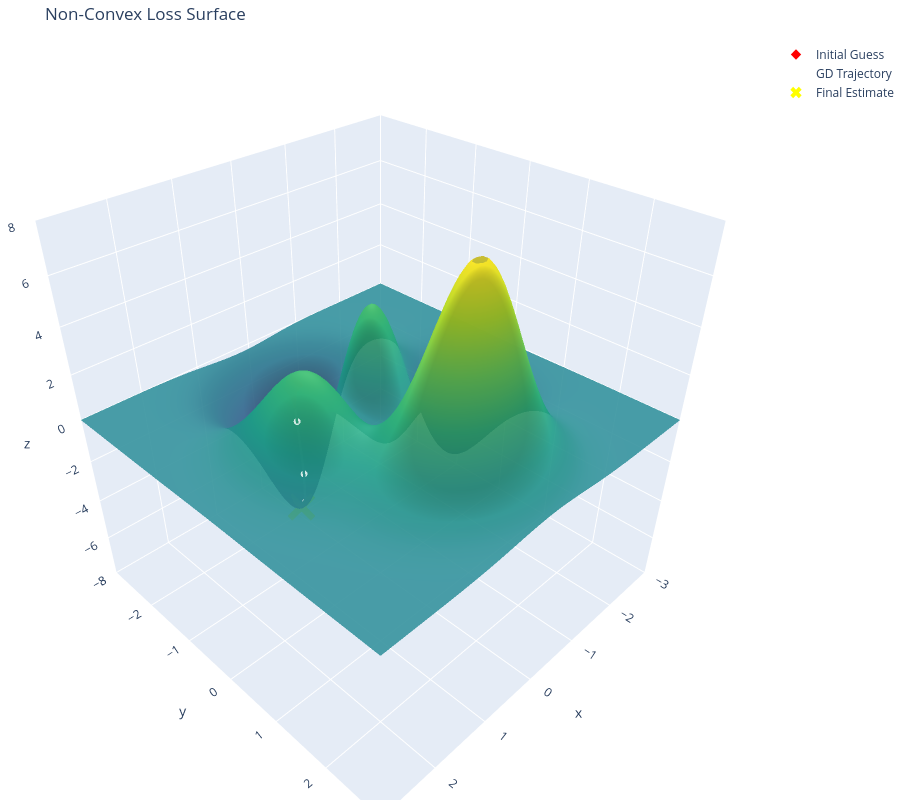

The code cell stored with this chart in its notebook:
### Markdown cell above
We can then subtract this gradient, giving us a new estimate. We repeat over and over again until we find a minimum.

### Code cell
def run_gradient_descent(start_x, start_y, learning_rate=0.05, n_iterations=50):
    """
    Performs standard Gradient Descent.
    Returns lists of x, y, and z coordinates for the path.
    """
    # Initialize history with starting point
    path_x = [start_x]
    path_y = [start_y]
    path_z = [loss_function(start_x, start_y)]

    curr_x, curr_y = start_x, start_y

    for i in range(n_iterations):
        # 1. Calculate Gradient
        grad_x, grad_y = calculate_gradient(curr_x, curr_y)

        # 2. Update Parameters (Descent step)
        curr_x = curr_x - learning_rate * grad_x
        curr_y = curr_y - learning_rate * grad_y

        # 3. Store new position
        path_x.append(curr_x)
        path_y.append(curr_y)
        path_z.append(loss_function(curr_x, curr_y))

    return path_x, path_y, path_z

# --- Execution ---

# Parameters
lr = 0.05
steps = 50

# Run the optimization
px, py, pz = run_gradient_descent(start_x, start_y, learning_rate=lr, n_iterations=steps)

# --- Visualization ---

# 1. Add the Path Trajectory
fig.add_trace(
    go.Scatter3d(
        x=px,
        y=py,
        z=pz,
        mode='lines+markers',
        marker=dict(
            size=4,
            color='white',
            symbol='circle',
            opacity=0.8
        ),
        line=dict(
            color='white',
            width=5
        ),
        name='GD Trajectory'
    )
)

# 2. Highlight the Final Position
fig.add_trace(
    go.Scatter3d(
        x=[px[-1]],
        y=[py[-1]],
        z=[pz[-1]],
        mode='markers',
        marker=dict(
            size=10,
            color='yellow',
            symbol='x'
        ),
        name='Final Estimate'
    )
)

print(f"Start: ({px[0]:.3f}, {py[0]:.3f}) -> Loss: {pz[0]:.3f}")
print(f"End:   ({px[-1]:.3f}, {py[-1]:.3f}) -> Loss: {pz[-1]:.3f}")

fig.show()

### Figure 1 — Plotly figure (JSON) as saved in the notebook; plotly's stock layout.template omitted (floating-point values rounded to 4 significant figures; data arrays with more than 128 entries replaced by an {"elided": "..."} marker saying what was removed)
{"data": [{"colorscale": [[0, "#440154"], [0.1111, "#482878"], [0.2222, "#3e4989"], [0.3333, "#31688e"], [0.4444, "#26828e"], [0.5556, "#1f9e89"], [0.6667, "#35b779"], [0.7778, "#6ece58"], [0.8889, "#b5de2b"], [1, "#fde725"]], "opacity": 0.9, "showscale": false, "type": "surface", "x": {"elided": "100x100 float values"}, "y": {"elided": "100x100 float values"}, "z": {"elided": "100x100 float values"}}, {"marker": {"color": "red", "opacity": 1, "size": 8, "symbol": "diamond"}, "mode": "markers", "name": "Initial Guess", "type": "scatter3d", "x": [-0.32], "y": [-2.37], "z": [-1.73]}, {"anchor": "tail", "colorscale": [[0, "rgb(255,0,0)"], [1, "rgb(255,0,0)"]], "name": "Gradient Vector", "showscale": false, "sizemode": "absolute", "sizeref": 1, "type": "cone", "u": [0.06504], "v": [0.1325], "w": [-0.7353], "x": [-0.32], "y": [-2.37], "z": [-1.73]}, {"line": {"color": "white", "width": 5}, "marker": {"color": "white", "opacity": 0.8, "size": 4, "symbol": "circle"}, "mode": "lines+markers", "name": "GD Trajectory", "type": "scatter3d", "x": [-0.32, -0.2103, -0.04921, 0.133, 0.2223, 0.225, 0.2293, 0.2277, 0.2286, 0.2281, 0.2284, 0.2282, 0.2283, 0.2283, 0.2283, 0.2283, 0.2283, 0.2283, 0.2283, 0.2283, 0.2283, 0.2283, 0.2283, 0.2283, 0.2283, 0.2283, 0.2283, 0.2283, 0.2283, 0.2283, 0.2283, 0.2283, 0.2283, 0.2283, 0.2283, 0.2283, 0.2283, 0.2283, 0.2283, 0.2283, 0.2283, 0.2283, 0.2283, 0.2283, 0.2283, 0.2283, 0.2283, 0.2283, 0.2283, 0.2283, 0.2283], "y": [-2.37, -2.147, -1.849, -1.634, -1.642, -1.62, -1.629, -1.624, -1.626, -1.625, -1.626, -1.625, -1.626, -1.626, -1.626, -1.626, -1.626, -1.626, -1.626, -1.626, -1.626, -1.626, -1.626, -1.626, -1.626, -1.626, -1.626, -1.626, -1.626, -1.626, -1.626, -1.626, -1.626, -1.626, -1.626, -1.626, -1.626, -1.626, -1.626, -1.626, -1.626, -1.626, -1.626, -1.626, -1.626, -1.626, -1.626, -1.626, -1.626, -1.626, -1.626], "z": [-1.73, -3.218, -5.458, -6.466, -6.547, -6.55, -6.551, -6.551, -6.551, -6.551, -6.551, -6.551, -6.551, -6.551, -6.551, -6.551, -6.551, -6.551, -6.551, -6.551, -6.551, -6.551, -6.551, -6.551, -6.551, -6.551, -6.551, -6.551, -6.551, -6.551, -6.551, -6.551, -6.551, -6.551, -6.551, -6.551, -6.551, -6.551, -6.551, -6.551, -6.551, -6.551, -6.551, -6.551, -6.551, -6.551, -6.551, -6.551, -6.551, -6.551, -6.551]}, {"marker": {"color": "yellow", "size": 10, "symbol": "x"}, "mode": "markers", "name": "Final Estimate", "type": "scatter3d", "x": [0.2283], "y": [-1.626], "z": [-6.551]}], "layout": {"autosize": true, "height": 800, "margin": {"b": 0, "l": 0, "r": 0, "t": 40}, "scene": {"aspectmode": "cube", "xaxis": {"nticks": 10, "range": [-3, 3]}, "yaxis": {"nticks": 10, "range": [-3, 3]}, "zaxis": {"nticks": 10, "range": [-8, 8]}}, "title": {"text": "Non-Convex Loss Surface"}}}
